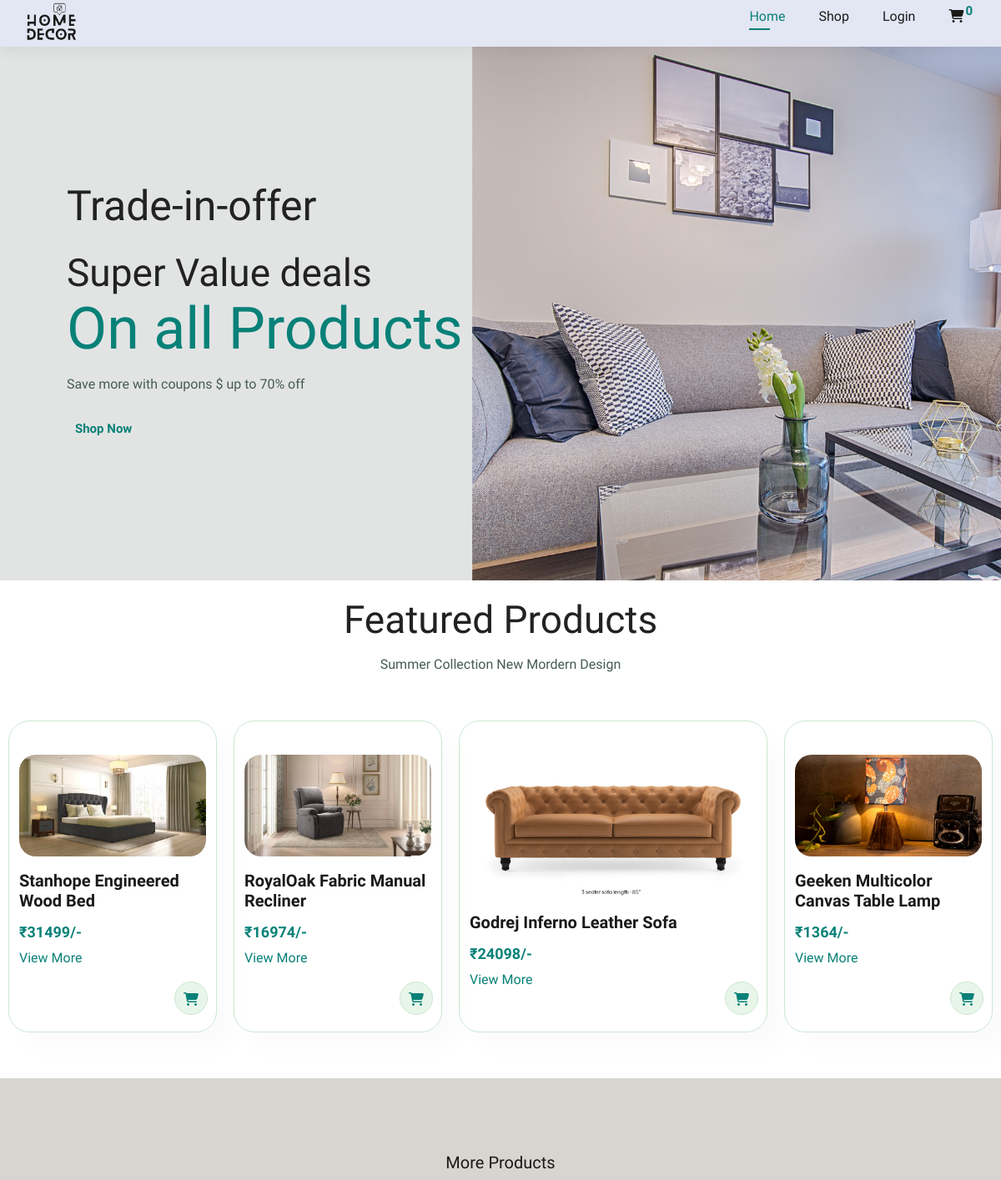
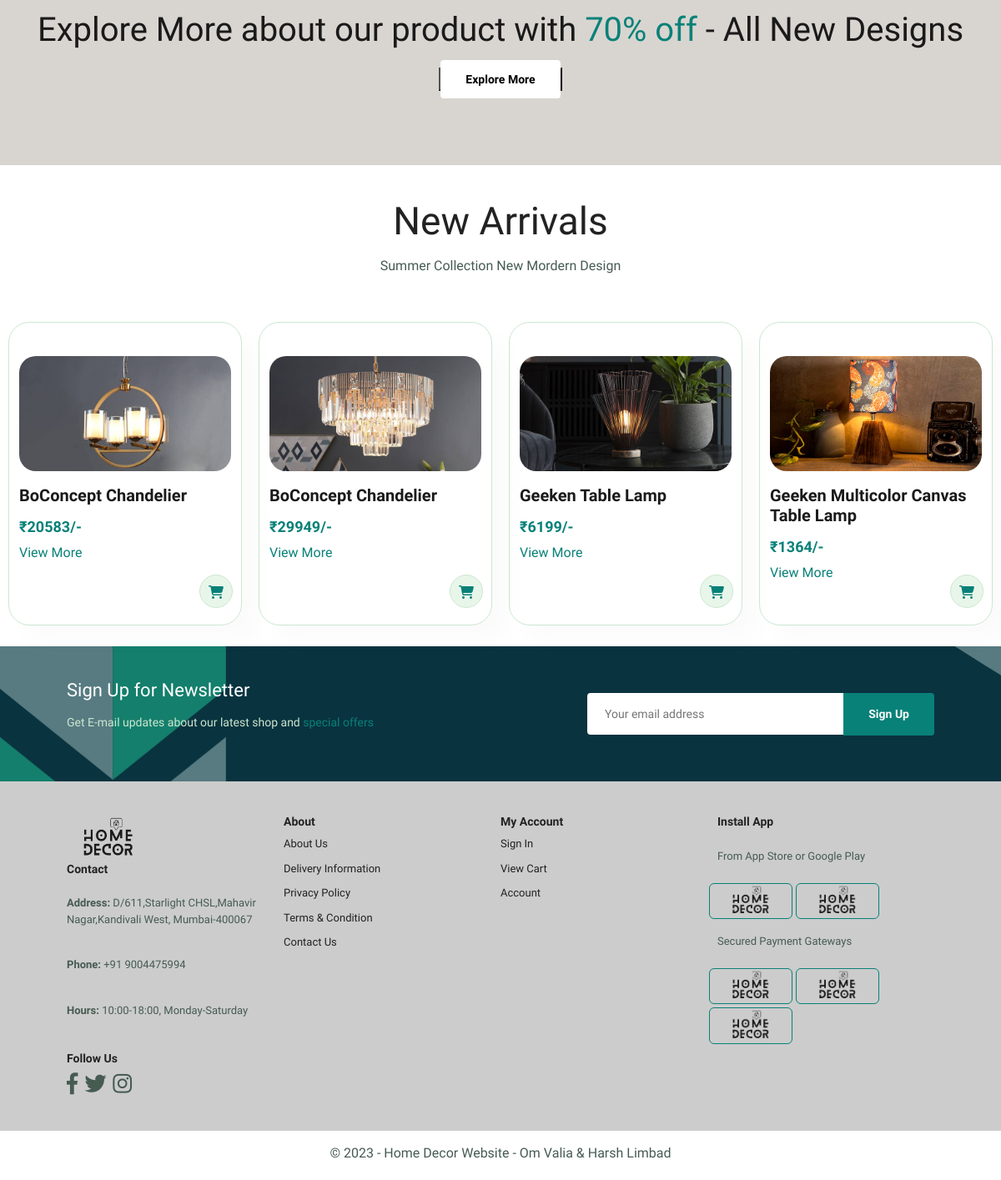
The page / on the database its author committed (2 pictures, top to bottom).
### tables this page shows
CREATE TABLE `products` (
  `product_id` int(11) NOT NULL,
  `product_title` varchar(100) NOT NULL,
  `product_description` varchar(255) NOT NULL,
  `product_keywords` varchar(255) NOT NULL,
  `category_id` int(11) NOT NULL,
  `brand_id` int(11) NOT NULL,
  `product_image1` varchar(255) NOT NULL,
  `product_image2` varchar(255) NOT NULL,
  `product_image3` varchar(255) NOT NULL,
  `product_price` varchar(100) NOT NULL,
  `date` timestamp NOT NULL DEFAULT current_timestamp() ON UPDATE current_timestamp(),
  `status` varchar(100) NOT NULL
);

### functions/common_function.php (the view, shortened to what this page needs)
<?php
function getproducts(){
    global $con;
    if(!isset($_GET['categories']))
    {
        if(!isset($_GET['brand'])){
            $select_query="select * from `products` order by rand() limit 0,4";
            $result_query=mysqli_query($con,$select_query);
            while($row=mysqli_fetch_assoc($result_query)){
                $product_id=$row['product_id'];
                $product_title=$row['product_title'];
                $product_image1=$row['product_image1'];
                $product_price=$row['product_price'];
                echo "
                <div class='pro-container'>
                    <div class='pro'>
                        <div class='pro-img'>
                            <img src='./admin_area/product_images/$product_image1' class='card-img-top' alt='$product_title'>
                        </div>
                        <div class='des'>
                            <h5>$product_title</h5>
                            <h4>₹$product_price/-</h4>
                            <a class='view_more' href='product_details.php?product_id=$product_id'>View More</a>
                            <a href='index.php?add_to_cart=$product_id'><i class='fa-solid fa-cart-shopping pro_cart'></i></a>
                        </div>
                    </div>
                </div>
        ";
    }
}
}
}
function getproducts_new(){
    global $con;
    if(!isset($_GET['categories']) && !isset($_GET['search_data_product']))
    {
        if(!isset($_GET['brand'])){
            $select_query="select * from `products` order by product_id desc limit 0,4";
            $result_query=mysqli_query($con,$select_query);
            while($row=mysqli_fetch_assoc($result_query)){
                $product_id=$row['product_id'];
                $product_title=$row['product_title'];
                $product_image1=$row['product_image1'];
                $product_price=$row['product_price'];
                echo "
                <div class='pro-container'>
                    <div class='pro'>
                        <div class='pro-img'>
                            <img src='./admin_area/product_images/$product_image1' class='card-img-top' alt='$product_title'>
                        </div>
                        <div class='des'>
                            <h5>$product_title</h5>
                            <h4>₹$product_price/-</h4>
                            <a class='view_more' href='product_details.php?product_id=$product_id'>View More</a>
                            <a href='index.php?add_to_cart=$product_id'><i class='fa-solid fa-cart-shopping pro_cart'></i></a>
                        </div>
                    </div>
                    </div>
        ";
    }
}
}
}
    function getIPAddress() {
     if(!empty($_SERVER['HTTP_CLIENT_IP'])) {
                $ip = $_SERVER['HTTP_CLIENT_IP'];
        }
    elseif (!empty($_SERVER['HTTP_X_FORWARDED_FOR'])) {
                $ip = $_SERVER['HTTP_X_FORWARDED_FOR'];
     }
    else{
             $ip = $_SERVER['REMOTE_ADDR'];
     }
     return $ip;
}
function cart_item(){
    if(isset($_GET['add_to_cart']))
    {
        global $con;
        $get_ip_address = getIPAddress();
        $select_query="Select * from `cart_details` where ip_address='$get_ip_address'";
        $result_query=mysqli_query($con,$select_query);
        $count_cart_items=mysqli_num_rows($result_query);
    }else{
        global $con;
        $get_ip_address = getIPAddress();
        $select_query="Select * from `cart_details` where ip_address='$get_ip_address'";
        $result_query=mysqli_query($con,$select_query);
        $count_cart_items=mysqli_num_rows($result_query);
        }
        echo $count_cart_items;
}
?>

### index.php (shortened to what this page needs)
<?php
include('includes/connect.php');
include('functions/common_function.php');
?>
<!DOCTYPE html>
<html lang="en">
<head>
    <link href="https://cdn.jsdelivr.net/npm/bootstrap@5.2.2/dist/css/bootstrap.min.css" rel="stylesheet">
    <link rel="stylesheet" href="https://cdnjs.cloudflare.com/ajax/libs/font-awesome/6.2.0/css/all.min.css" />
    <link rel="stylesheet" href="https://use.fontawesome.com/releases/v5.6.1/css/all.css">
    <link rel="stylesheet" href="style.css?version=1">
</head>
<body>
    <?php
       include('./includes/navbar.php');
    ?>
    <section id="hero">
        <h4>Trade-in-offer</h4>
        <h2>Super Value deals</h2>
        <h1>On all Products</h1>
        <p>Save more with coupons $ up to 70% off</p>
        <button> <a href="display_all.php">Shop Now </a></button>
    </section>
    <section id="product1">
        <div class="pro_head">
            <h2>Featured Products</h2>
            <p>Summer Collection New Mordern Design</p>
        </div>
        <div class="product-boxes">
            <?php getproducts();
            ?>
        </div>
    </section>
    <section id="banner" class="section-m1">
        <h4>More Products</h4>
        <h2>Explore More about our product with<span> 70% off</span> - All New Designs </h2>
        <button><a href="display_all.php" class="normal">Explore More</a></button>
    </section>
    <section id="product1">
        <div class="pro_head">
            <h2>New Arrivals</h2>
            <p>Summer Collection New Mordern Design</p>
        </div>
        <div class="product-boxes">
            <?php getproducts_new();?>
        </div>
    </section>
    <section id="newsletter" class="section-p1 section-31">
        <div class="newstext">
            <h4>Sign Up for Newsletter</h4>
            <p>Get E-mail updates about our latest shop and <span>special offers</span></p>
        </div>
        <div class="form">
            <input type="text" placeholder="Your email address">
            <button class="normal text-light">Sign Up</button>
        </div>
    </section>
    <?php
       include('./includes/footer.php');
    ?>
</body>
</html>

### includes/navbar.php (shortened to what this page needs)
<!DOCTYPE html>
<html lang="en">
<head>
    <link rel="stylesheet" href="style.css?version=1">
</head>
<body>
     <section id="header">
        <a href="index.php"><img src="./images/logo3.png" alt="logo" class="logo" ></a>
        <div>
            <ul id="navbar">
                <li><a href="index.php" class="active">Home</a></li>
                <li><a href="display_all.php">Shop</a></li>
                <li>
                <?php
                if(!isset($_SESSION['username'])){
                    echo "<a href='./users_area/user_login.php' id='navbar'>Login</a>";
                }
                else{
                    echo"<a href='./users_area/logout.php' id='navbar'>Logout</a>";
                    echo "<li><a href='./users_area/profile.php' id='navbar'>Account</a></li>";
                }
                ?>
                </li>
                <li><a href="cart.php"><i class="fa-solid fa-cart-shopping"><sup><?php cart_item()?></sup></i></a></li>
            </ul>
        </div>
    </section>
</body>
</html>

### includes/footer.php
<!DOCTYPE html>
<html lang="en">
<head>
       <link rel="stylesheet" href="style.css?version=1">
</head>
<body>
       <footer class="section-p1 update_footer">
              <div class="col contact">
                     <img src="./images/logo3.png" alt="" class="logo foot-logo">
                     <h4>Contact</h4>
                     <p><strong>Address:</strong> D/611,Starlight CHSL,Mahavir Nagar,Kandivali West, Mumbai-400067</p>
                     <p><strong>Phone:</strong> +91 9004475994</p>
                     <p><strong>Hours:</strong> 10:00-18:00, Monday-Saturday</p>
                     <div class="follow">
                            <h4>Follow Us</h4>
                            <div class="icon">
                            <a href="http://facebook.com" target="_blank"><i class="fab fa-facebook-f fa-2x"></i></a>
                            <a href="http://twitter.com" target="_blank"><i class="fab fa-twitter fa-2x"></i></a>
                            <a href="http://instagram.com" target="_blank"><i class="fab fa-instagram fa-2x"></i></a>
                            </div>
                     </div>
              </div>
              <div class="col">
                     <h4>About</h4>
                     <a href="#">About Us</a>
                     <a href="#">Delivery Information</a>
                     <a href="#">Privacy Policy</a>
                     <a href="#">Terms & Condition</a>
                     <a href="#">Contact Us</a>
              </div>
              <div class="col">
                     <h4>My Account</h4>
                     <a href="#">Sign In</a>
                     <a href="#">View Cart</a>
                     <a href="#">Account</a>
              </div>
              <div class="col install">
                     <h4>Install App</h4>
                     <p>From App Store or Google Play</p>
                     <div class="row">
                            <img src="./images/logo3.png" alt="" class="logo">
                            <img src="./images/logo3.png" alt="" class="logo">
                     </div>
                     <p>Secured Payment Gateways</p>
                     <div class="row">
                            <img src="./images/logo3.png" alt="" class="logo">
                            <img src="./images/logo3.png" alt="" class="logo">
                            <img src="./images/logo3.png" alt="" class="logo">
                     </div>
              </div>
       </footer>
       <div class="copyright">
                     <p>&copy; 2023 - Home Decor Website - Om Valia & Harsh Limbad</p>
       </div>
</body>
</html>

### rows shown on the page
products: product_image1 (picture), product_title "Stanhope Engineered Wood Bed", product_price "31499"
products: product_image1 (picture), product_title "RoyalOak Fabric Manual Recliner", product_price "16974"
products: product_image1 (picture), product_title "Godrej Inferno Leather Sofa", product_price "24098"
products: product_image1 (picture), product_title "Geeken Multicolor Canvas Table Lamp", product_price "1364"
products: product_image1 (picture), product_title "BoConcept Chandelier", product_price "20583"
products: product_image1 (picture), product_title "BoConcept Chandelier", product_price "29949"
products: product_image1 (picture), product_title "Geeken Table Lamp", product_price "6199"

### other values the page prints
$count_cart_items "0"
